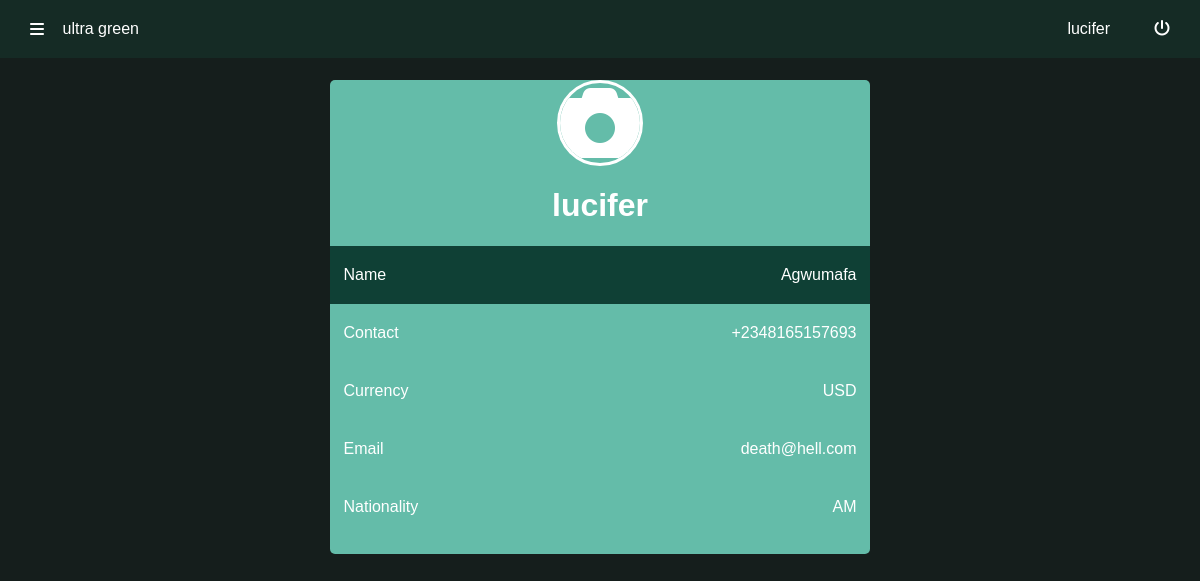
Page /profile (signed in) on the earlier database version.
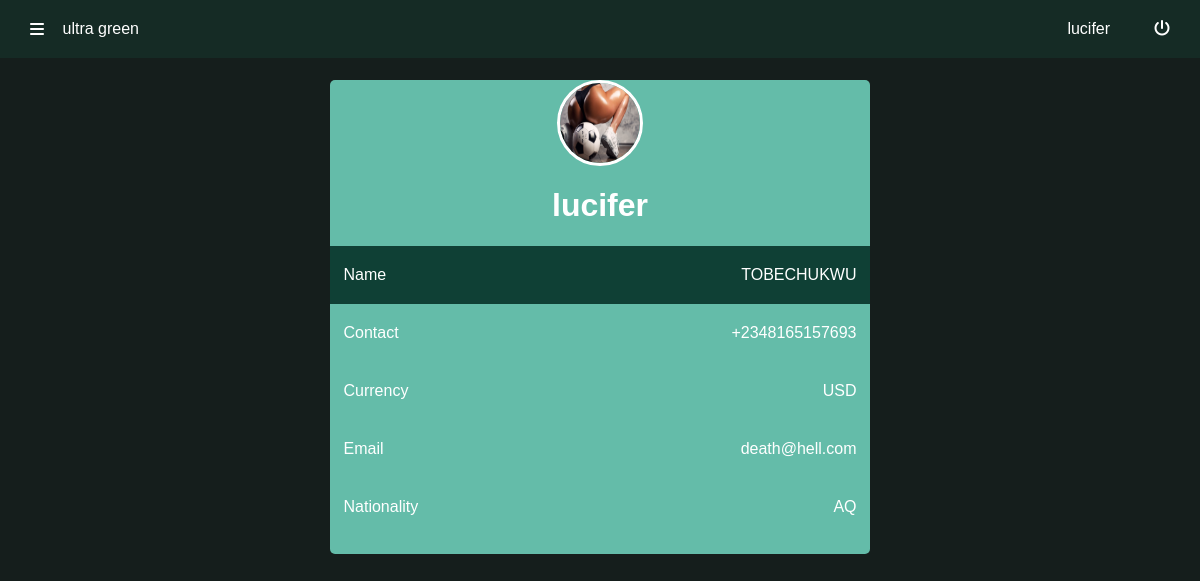
Same page on the later database version.
### Green/models.py (models this page shows, shortened)
class UserInfo(models.Model):
    firstname       = models.CharField(max_length=50 , blank=False)
    lastname       = models.CharField(max_length=50 , blank=False)
    birth = models.DateField(blank=False,null=False,validators=[validate_age])
    currency       = models.CharField(max_length=50 ,choices= CURRENCY, blank=False)
    email         = models.EmailField(blank=True,null=True ,default="test@gmail.com")
    contact       = PhoneNumberField(blank=False)
    nationality = CountryField(blank=False,null=False)
    address  = models.CharField(max_length=70, null=False,blank=False,help_text="describe your location")
    date_created = models.DateTimeField(auto_now_add=True)
    user          = models.ForeignKey(Userer , default=1 , null=True, on_delete=models.SET_NULL)
    class Meta:
        ordering=("-date_created",)

class Photo(models.Model):
    image = models.ImageField(upload_to='images/')
    user          = models.ForeignKey(Userer , default=1 , null=True, on_delete=models.SET_NULL)
    date_created = models.DateTimeField(auto_now_add=True)
    class Meta:
        ordering=("-date_created",)

### Green/views.py (the view)
# urls.py: path('profile', views.profile,name="profile"),
def profile(request):
    if request.user.is_authenticated:
        info = UserInfo.objects.get(user=request.user)
        profile  = Photo.objects.filter(user=request.user).first()
        return render(request,"profile.html",{"pic":profile,"info":info})
    else:
        return redirect(f"{settings.LOGIN_URL}?next={request.path}")

### templates/profile.html (shortened to what this page needs)
{% load static %}
<!DOCTYPE html>
<html lang="en">
<head>
    <link rel="stylesheet" href="{% static 'css/nav.css' %}">
    <link rel="stylesheet" href="{% static 'css/profile.css' %}">
    <link rel="stylesheet" href="{% static 'fontawesome-free-6.4.0-web/css/all.css' %}">
    <link rel="stylesheet" href="{% static 'css/nav.css' %}">
    <link rel="stylesheet" href="https://cdnjs.cloudflare.com/ajax/libs/font-awesome/6.5.1/css/all.min.css">
</head>
<body>
    {% include "top_nav.html" %}
    <div id="main">
        <div id="main2" onclick="CloseNav()">
            <div id="main3">
                <div id="profile" >
                    <div id="profile-con">
                        <div id="img-con">
                            {% if pic is not None %}
                            <img src="{{pic.image.url}}" class="fa-solid cam fa-camera" style="width:100px;height:100px;"></img>
                            {% else %}
                            <i  class="fa-solid cam fa-camera"></i>
                            {% endif %}
                        </div>
                        <h1 id="user-name">{{request.user}}</h1>
                        <label class="label dark">
                            <text class="title">Name</text>
                            <text class="title">{{info.firstname}}</text>
                        </label>
                        <label class="label light">
                            <text class="title">Contact</text>
                            <text class="title">{{info.contact}}</text>
                        </label>
                        <label class="label light">
                            <text class="title">Currency</text>
                            <text class="title">{{info.currency}}</text>
                        </label>
                        <label class="label light">
                            <text class="title">Email</text>
                            <text class="title">{{request.user.email}}</text>
                        </label>
                        <label class="label light">
                            <text class="title">Nationality</text>
                            <text class="title">{{info.nationality}}</text>
                        </label>
                        <br>
                    </div>
                </div>
            </div>
        </div>
    </div>
</body>
</html>

Differences in the rows shown:
added Photo: image (picture)
changed UserInfo "USD": firstname "Agwumafa" → "TOBECHUKWU"; nationality "AM" → "AQ"
